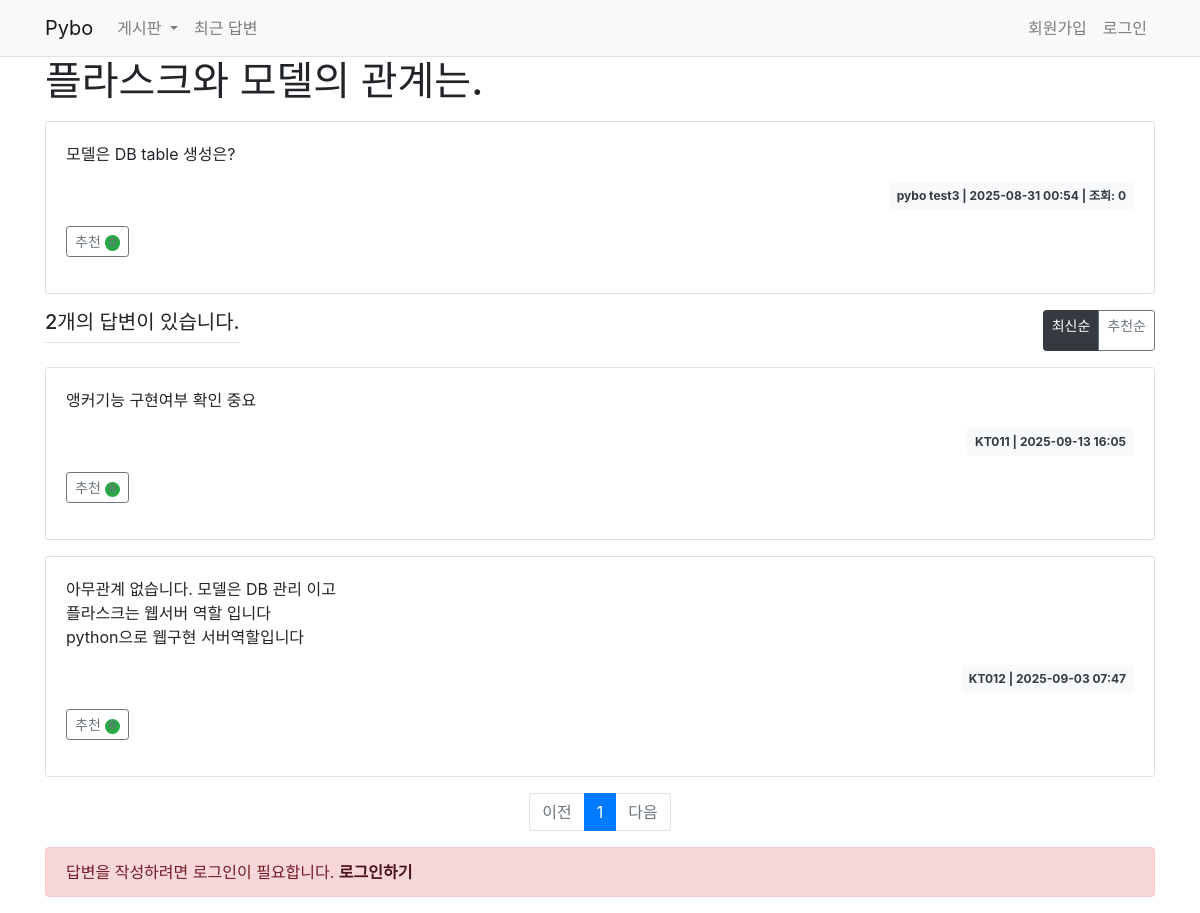
The app's page /question/detail/5/, older data.
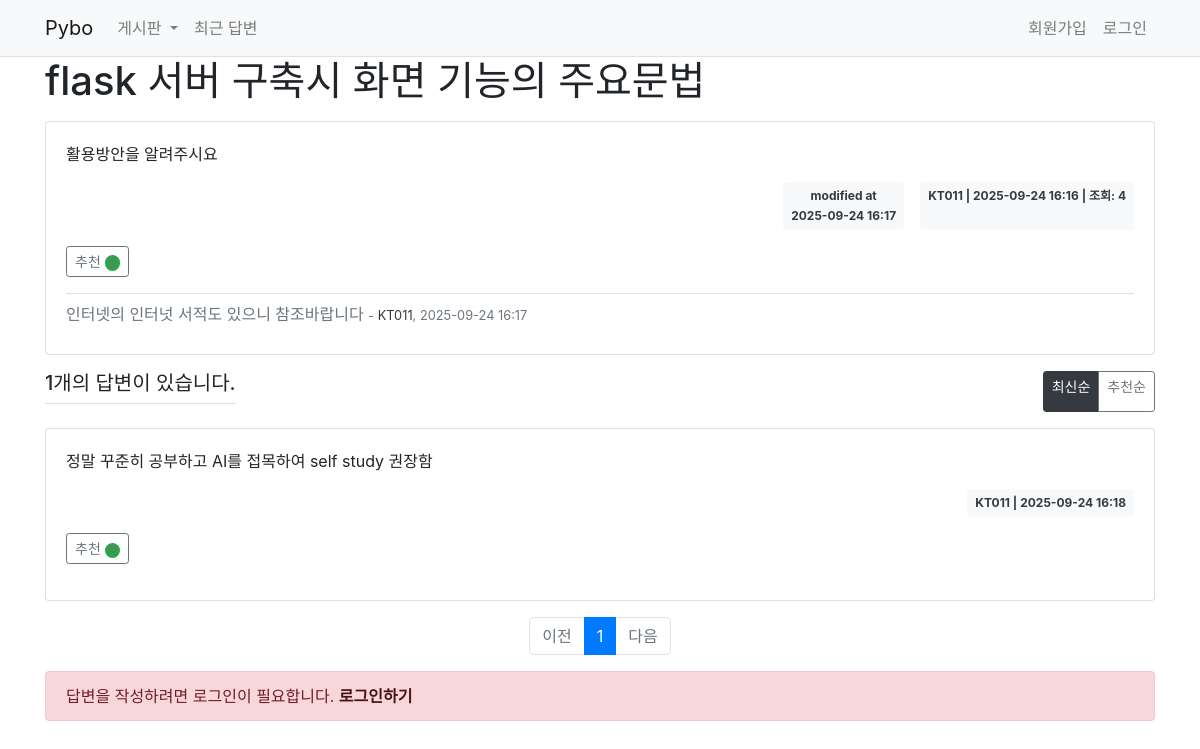
The same page, newer data.
### pybo/models.py (models this page shows)
class Question(db.Model):
    id = db.Column(db.Integer, primary_key=True)
    subject = db.Column(db.String(200), nullable=False)
    content = db.Column(db.Text(), nullable=False)
    create_date = db.Column(db.DateTime(), nullable=False, server_default=db.func.now())
    modify_date = db.Column(db.DateTime(), nullable=True)
    user_id = db.Column(db.Integer, db.ForeignKey('user.id', ondelete='CASCADE'), nullable=False)
    user = db.relationship('User', back_populates='question_set')
    answer_set = db.relationship('Answer', back_populates='question', cascade='all, delete-orphan')
    voter = db.relationship('User', secondary=question_voter, back_populates='question_voter_set')
    comment_set = db.relationship('Comment', back_populates='question', cascade='all, delete-orphan')
    category_id = db.Column(db.Integer, db.ForeignKey('category.id', ondelete='CASCADE'), nullable=False, server_default=db.text('1'))
    category = db.relationship('Category', back_populates='question_set')
    view_count = db.Column(db.Integer, server_default='0', nullable=False)

class User(db.Model):
    id = db.Column(db.Integer, primary_key=True)
    username = db.Column(db.String(150), unique=True, nullable=False)
    password = db.Column(db.String(200), nullable=False)
    email = db.Column(db.String(120), unique=False, nullable=False)   # email 중복허용
    create_date = db.Column(db.DateTime(), nullable=False, server_default=db.func.now())
    question_set = db.relationship('Question', back_populates='user', cascade='all, delete-orphan')
    answer_set = db.relationship('Answer', back_populates='user', cascade='all, delete-orphan')
    question_voter_set = db.relationship('Question', secondary=question_voter, back_populates='voter')
    answer_voter_set = db.relationship('Answer', secondary=answer_voter, back_populates='voter')
    comment_set = db.relationship('Comment', back_populates='user', cascade='all, delete-orphan')

class Answer(db.Model):
    id = db.Column(db.Integer, primary_key=True)
    question_id = db.Column(db.Integer, db.ForeignKey('question.id', ondelete='CASCADE'), nullable=False)
    question = db.relationship('Question', back_populates='answer_set')
    content = db.Column(db.Text(), nullable=False)
    create_date = db.Column(db.DateTime(), nullable=False, server_default=db.func.now())
    modify_date = db.Column(db.DateTime(), nullable=True)
    user_id = db.Column(db.Integer, db.ForeignKey('user.id', ondelete='CASCADE'), nullable=False)
    user = db.relationship('User', back_populates='answer_set')
    voter = db.relationship('User', secondary=answer_voter, back_populates='answer_voter_set')
    comment_set = db.relationship('Comment', back_populates='answer', cascade='all, delete-orphan')

class Comment(db.Model):
    id = db.Column(db.Integer, primary_key=True)
    user_id = db.Column(db.Integer, db.ForeignKey('user.id', ondelete='CASCADE'), nullable=False)
    user = db.relationship('User', back_populates='comment_set')
    content = db.Column(db.Text(), nullable=False)
    create_date = db.Column(db.DateTime(), nullable=False)
    modify_date = db.Column(db.DateTime())
    question_id = db.Column(db.Integer, db.ForeignKey('question.id', ondelete='CASCADE'), nullable=True)
    question = db.relationship('Question', back_populates='comment_set')
    answer_id = db.Column(db.Integer, db.ForeignKey('answer.id', ondelete='CASCADE'), nullable=True)
    answer = db.relationship('Answer', back_populates='comment_set')

### pybo/views/question_views.py (the view)
@bp.route('/detail/<int:question_id>/')
def detail(question_id):
    form = AnswerForm()
    comment_form = CommentForm()
    question = Question.query.get_or_404(question_id)
    question.view_count = (question.view_count or 0) + 1
    db.session.commit()
    so = request.args.get('so', type=str, default='recent')
    page = request.args.get('page', type=int, default=1)
    if so == 'recommend':
        answer_voter_table = Answer.voter.property.secondary
        sub_query = db.session.query(answer_voter_table.c.answer_id, func.count('*').label('num_voter'))\
            .group_by(answer_voter_table.c.answer_id).subquery()
        answer_list = Answer.query \
            .outerjoin(sub_query, Answer.id == sub_query.c.answer_id) \
            .filter(Answer.question_id == question_id) \
            .order_by(func.coalesce(sub_query.c.num_voter, 0).desc(), Answer.create_date.desc())
    else:  # recent
        answer_list = Answer.query.filter(Answer.question_id == question_id) \
            .order_by(Answer.create_date.desc())
    answer_list = answer_list.paginate(page=page, per_page=5)
    return render_template('question/question_detail.html', question=question, form=form, answer_list=answer_list, so=so, comment_form=comment_form)

### pybo/filter.py (called while the page is built)
def format_datetime(value, fmt='%Y-%m-%d %H:%M'):
    return value.strftime(fmt)

def markdown_filter(s):
    return Markup(md(s) if s else '')

### pybo/views/auth_views.py (called while the page is built)
@bp.before_app_request
def load_logged_in_user():
    user_id = session.get('user_id')
    if user_id is None:
        g.user = None
    else:
        g.user = User.query.get(user_id)

### pybo/templates/question/question_detail.html (shortened to what this page needs)
{% extends 'base.html' %}
{% block content %}
<h1>{{ question.subject }}</h1>
<div class="card my-3">
    <div class="card-body">
        <div class="card-text">{{ question.content|markdown|safe }}</div>
        <div class="d-flex justify-content-end">
            {% if question.modify_date %}
            <div class="badge bg-light text-dark p-2 text-start mx-3">
                <div class="mb-2">modified at</div>
                <div>{{ question.modify_date|datetime }}</div>
            </div>
            {% endif %}
            <div class="badge bg-light text-dark p-2">
                <a href="{{ url_for('user.profile', user_id=question.user.id) }}" class="text-decoration-none text-dark">{{ question.user.username }}</a>
                | {{ question.create_date|datetime }} | 조회: {{ question.view_count }}
            </div>
        </div>
        <div class="my-3">
            <a href="javascript:void(0)" data-uri="{{ url_for('question.vote', question_id=question.id) }}"
               class="recommend btn btn-sm btn-outline-secondary">추천
                <span class="badge rounded-pill bg-success">{{ question.voter|length }}</span>
            </a>
        </div>
        <div class="mt-3">
            {% for comment in question.comment_set|sort(attribute='create_date') %}
            <div class="comment py-2 text-muted border-top">
                <span style="white-space: pre-line;">{{ comment.content }}</span>
                <span class="small">
                    - <a href="{{ url_for('user.profile', user_id=comment.user.id) }}" class="text-decoration-none text-dark">{{ comment.user.username }}</a>, {{ comment.create_date|datetime }}
                </span>
            </div>
            {% endfor %}
        </div>
    </div>
</div>
<div class="d-flex justify-content-between my-3">
    <h5 class="border-bottom pb-2">{{ answer_list.total }}개의 답변이 있습니다.</h5>
    <div class="btn-group btn-group-sm">
        <a href="{{ url_for('question.detail', question_id=question.id, so='recent') }}"
           class="btn {% if so == 'recent' or not so %}btn-dark{% else %}btn-outline-secondary{% endif %}">최신순</a>
        <a href="{{ url_for('question.detail', question_id=question.id, so='recommend') }}"
           class="btn {% if so == 'recommend' %}btn-dark{% else %}btn-outline-secondary{% endif %}">추천순</a>
    </div>
</div>
{% for answer in answer_list.items %}
    <div class="card my-3">
        <div class="card-body">
            <div class="card-text">{{ answer.content|markdown|safe }}</div>
            <div class="d-flex justify-content-end">
                <div class="badge bg-light text-dark p-2">
                    <a href="{{ url_for('user.profile', user_id=answer.user.id) }}" class="text-decoration-none text-dark">{{ answer.user.username }}</a>
                    | {{ answer.create_date|datetime }}
                </div>
            </div>
            <div class="my-3">
                <a href="javascript:void(0)" data-uri="{{ url_for('answer.vote', answer_id=answer.id) }}"
                   class="recommend btn btn-sm btn-outline-secondary">추천
                    <span class="badge rounded-pill bg-success">{{ answer.voter|length }}</span>
                </a>
            </div>
        </div>
        </div>
{% endfor %}
<ul class="pagination justify-content-center">
    {% if answer_list.has_prev %}
    <li class="page-item"><a class="page-link" href="{{ url_for('question.detail', question_id=question.id, page=answer_list.prev_num, so=so) }}">이전</a></li>
    {% else %}
    <li class="page-item disabled"><a class="page-link" tabindex="-1" aria-disabled="true" href="javascript:void(0)">이전</a></li>
    {% endif %}
    {% for page_num in answer_list.iter_pages() %}
        {% if page_num %}
            {% if page_num != answer_list.page %}
            <li class="page-item"><a class="page-link" href="{{ url_for('question.detail', question_id=question.id, page=page_num, so=so) }}">{{ page_num }}</a></li>
            {% else %}
            <li class="page-item active" aria-current="page"><a class="page-link" href="javascript:void(0)">{{ page_num }}</a></li>
            {% endif %}
        {% else %}
            <li class="disabled"><a class="page-link" href="javascript:void(0)">...</a></li>
        {% endif %}
    {% endfor %}
    {% if answer_list.has_next %}
    <li class="page-item"><a class="page-link" href="{{ url_for('question.detail', question_id=question.id, page=answer_list.next_num, so=so) }}">다음</a></li>
    {% else %}
    <li class="page-item disabled"><a class="page-link" tabindex="-1" aria-disabled="true" href="javascript:void(0)">다음</a></li>
    {% endif %}
</ul>
{% if g.user %}
    <form action="{{ url_for('answer.create', question_id=question.id) }}" method="post" class="my-3" id="answer-form">
     {{ form.csrf_token }}
    {% if form.errors %}
    <div class="alert alert-danger" role="alert">
        {% for field, errors in form.errors.items() %}
        <strong>{{ form[field].label }}</strong>
        <ul>
            {% for error in errors %}
            <li>{{ error }}</li>
            {% endfor %}
        </ul>
        {% endfor %}
    </div>
    {% endif %}
    <div class="mb-3">
        {{ form.content.label(class="form-label") }}
        {{ form.content(class="form-control", rows=8, id="answer_content") }}
    </div>
    <input type="submit" value="답변등록" class="btn btn-primary">
    </form>
{% else %}
    <div class="alert alert-danger my-3">
            답변을 작성하려면 로그인이 필요합니다.
    <a href="{{ url_for('auth.login') }}" class="alert-link">로그인하기</a>
    </div>
{% endif %}
{% endblock %}

### pybo/templates/base.html (shortened to what this page needs)
<!doctype html>
<html lang="ko">
<head>
    <link rel="stylesheet" href="https://stackpath.bootstrapcdn.com/bootstrap/4.5.2/css/bootstrap.min.css">
    <link rel="stylesheet" href="https://cdn.jsdelivr.net/simplemde/latest/simplemde.min.css">
</head>
<body>
<nav class="navbar navbar-expand-lg navbar-light bg-light border-bottom">
    <div class="container">
        <a class="navbar-brand" href="{{ url_for('main.index') }}">Pybo</a>
        <div class="collapse navbar-collapse" id="navbarSupportedContent">
            <ul class="navbar-nav mr-auto">
                <li class="nav-item dropdown">
                    <a class="nav-link dropdown-toggle" href="#" id="navbarDropdown"
                       role="button" data-toggle="dropdown" aria-haspopup="true"
                       aria-expanded="false">
                        게시판
                    </a>
                </li>
                <li class="nav-item">
                    <a class="nav-link" href="{{ url_for('question.recent_answers') }}">최근 답변</a>
                </li>
            </ul>
            <ul class="navbar-nav">
                {% if g.user %}
                <li class="nav-item dropdown">
                    <a class="nav-link dropdown-toggle" href="#" id="navbarDropdownUser" role="button" data-toggle="dropdown" aria-haspopup="true" aria-expanded="false">
                        {{ g.user.username }}
                    </a>
                    <div class="dropdown-menu" aria-labelledby="navbarDropdownUser">
                        <a class="dropdown-item" href="{{ url_for('user.profile_current_user') }}">내 프로필</a>
                        <a class="dropdown-item" href="{{ url_for('auth.change_password') }}">비밀번호 변경</a>
                        <div class="dropdown-divider"></div>
                        <a class="dropdown-item" href="{{ url_for('auth.logout') }}">로그아웃</a>
                    </div>
                </li>
                {% else %}
                <li class="nav-item">
                    <a class="nav-link" href="{{ url_for('auth.register') }}">회원가입</a>
                </li>
                <li class="nav-item">
                    <a class="nav-link" href="{{ url_for('auth.login') }}">로그인</a>
                </li>
                {% endif %}
            </ul>
        </div>
    </div>
</nav>
<main role="main" class="container">
    {% block content %}{% endblock %}
</main>
</body>
</html>

Row changes from the older to the newer data that the page shows:
removed User: user.username "pybo test3"
removed Answer: content "앵커기능 구현여부 확인 중요", user.username "KT011", create_date "2025-09-13 16:05", voter|length "0"
removed Answer: content "아무관계 없습니다. 모델은 DB 관리 이고 플라스크는 웹서버 역할 입니다 python으로 웹구현 서버역할입니다", user.username "KT012", create_date "2025-09-03 07:47", voter|length "0"
changed Question: subject "플라스크와 모델의 관계는." → "flask 서버 구축시 화면 기능의 주요문법"; content "모델은 DB table 생성은?" → "활용방안을 알려주시요"; modify_date (not shown) → "2025-09-24 16:17"; create_date "2025-08-31 00:54" → "2025-09-24 16:16"; view_count "0" → "4"
added User: user.username "KT011"
now on this page (row edited): Comment: content "인터넷의 인터넛 서적도 있으니 참조바랍니다", user.username "KT011", create_date "2025-09-24 16:17"
now on this page (row edited): Answer: content "정말 꾸준히 공부하고 AI를 접목하여 self study 권장함", user.username "KT011", create_date "2025-09-24 16:18", voter|length "0"
Text that changed along with them:
{{ answer_list.total }}: "2" → "1"
text now shown: "modified at"
